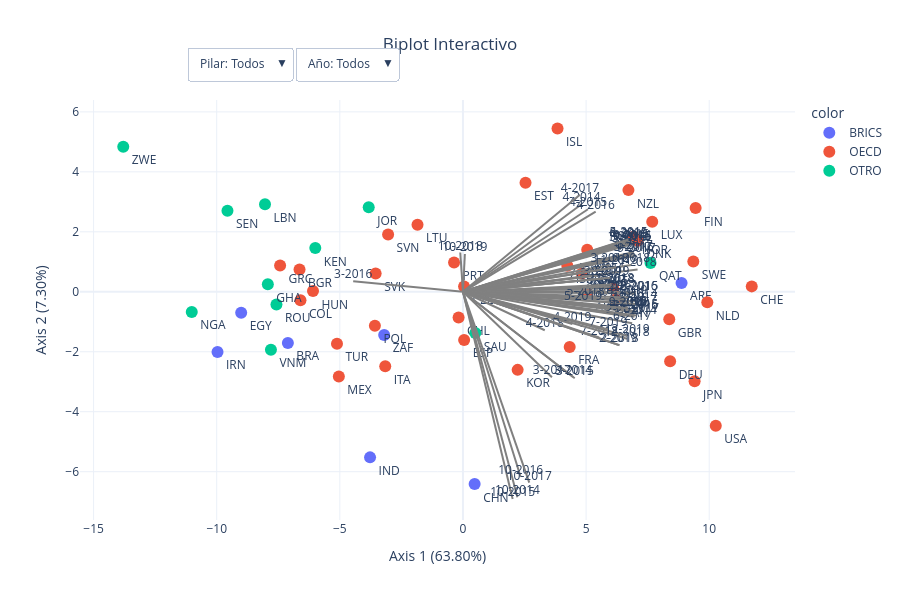

Write notebook code for a chart like this one.
### Code cell
aux = data_pivoted.dropna()
colsfilters = ["Pilar","Año"]

# Por organizacion
group = groups_org
text_labels = aux.index.tolist()
num_groups = len(set(group))
fig,vec = bipl.crear_biplot_interactivo(HJ, groups=group, text_label=text_labels)
vec = vec.reset_index().rename(columns={"index":"primarykey"})
vec[colsfilters] = pd.DataFrame(vec["primarykey"].str.split("-").to_list(),columns=[f"key-{filter}"for filter in colsfilters])
vec["Pilar"] = vec["Pilar"].astype(int)
fig = bipl.agregar_filtros_biplot(fig,vec,filter_cols=colsfilters,num_previous_filters=num_groups)

fig_filename = f"{FIG_FOLDER}/HJbiplot_fig_org.html"
fig.write_html(fig_filename)

fig.update_layout(width=900, height=600).show(renderer="jupyterlab")
